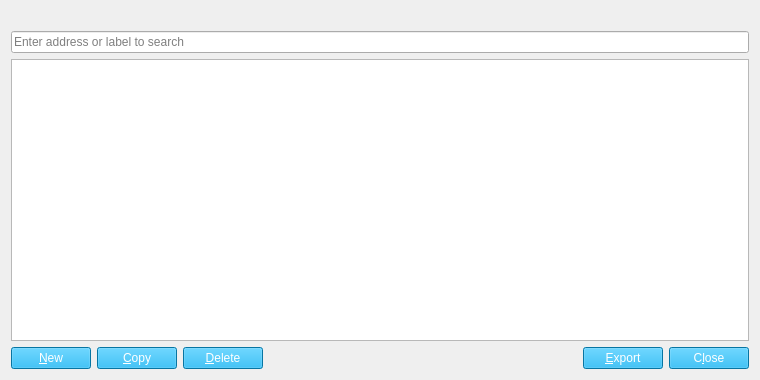
<?xml version="1.0" encoding="UTF-8"?>
<ui version="4.0">
 <class>AddressBookPage</class>
 <widget class="QWidget" name="AddressBookPage">
  <property name="geometry">
   <rect>
    <x>0</x>
    <y>0</y>
    <width>760</width>
    <height>380</height>
   </rect>
  </property>
  <layout class="QVBoxLayout" name="verticalLayout">
   <item>
    <widget class="QLabel" name="labelExplanation">
     <property name="textFormat">
      <enum>Qt::PlainText</enum>
     </property>
     <property name="wordWrap">
      <bool>true</bool>
     </property>
    </widget>
   </item>
   <item>
    <widget class="QLineEdit" name="searchLineEdit">
     <property name="placeholderText">
      <string>Enter address or label to search</string>
     </property>
    </widget>
   </item>
   <item>
    <widget class="QTableView" name="tableView">
     <property name="contextMenuPolicy">
      <enum>Qt::CustomContextMenu</enum>
     </property>
     <property name="toolTip">
      <string>Right-click to edit address or label</string>
     </property>
     <property name="tabKeyNavigation">
      <bool>false</bool>
     </property>
     <property name="alternatingRowColors">
      <bool>true</bool>
     </property>
     <property name="selectionMode">
      <enum>QAbstractItemView::SingleSelection</enum>
     </property>
     <property name="selectionBehavior">
      <enum>QAbstractItemView::SelectRows</enum>
     </property>
     <property name="sortingEnabled">
      <bool>true</bool>
     </property>
     <attribute name="verticalHeaderVisible">
      <bool>false</bool>
     </attribute>
    </widget>
   </item>
   <item>
    <layout class="QHBoxLayout" name="horizontalLayout">
     <item>
      <widget class="QPushButton" name="newAddress">
       <property name="styleSheet">
        <string notr="true">background-color: rgb(10, 164, 227);color: #ffffff</string>
       </property>
       <property name="toolTip">
        <string>Create a new address</string>
       </property>
       <property name="text">
        <string>&amp;New</string>
       </property>
       <property name="icon">
        <iconset resource="../cicoin.qrc">
         <normaloff>:/icons/add</normaloff>:/icons/add</iconset>
       </property>
       <property name="autoDefault">
        <bool>false</bool>
       </property>
      </widget>
     </item>
     <item>
      <widget class="QPushButton" name="copyAddress">
       <property name="styleSheet">
        <string notr="true">background-color: rgb(10, 164, 227);color: #ffffff</string>
       </property>
       <property name="toolTip">
        <string>Copy the currently selected address to the system clipboard</string>
       </property>
       <property name="text">
        <string>&amp;Copy</string>
       </property>
       <property name="icon">
        <iconset resource="../cicoin.qrc">
         <normaloff>:/icons/editcopy</normaloff>:/icons/editcopy</iconset>
       </property>
       <property name="autoDefault">
        <bool>false</bool>
       </property>
      </widget>
     </item>
     <item>
      <widget class="QPushButton" name="deleteAddress">
       <property name="styleSheet">
        <string notr="true">background-color: rgb(10, 164, 227);color: #ffffff</string>
       </property>
       <property name="toolTip">
        <string>Delete the currently selected address from the list</string>
       </property>
       <property name="text">
        <string>&amp;Delete</string>
       </property>
       <property name="icon">
        <iconset resource="../cicoin.qrc">
         <normaloff>:/icons/remove</normaloff>:/icons/remove</iconset>
       </property>
       <property name="autoDefault">
        <bool>false</bool>
       </property>
      </widget>
     </item>
     <item>
      <spacer name="horizontalSpacer">
       <property name="orientation">
        <enum>Qt::Horizontal</enum>
       </property>
       <property name="sizeHint" stdset="0">
        <size>
         <width>40</width>
         <height>20</height>
        </size>
       </property>
      </spacer>
     </item>
     <item>
      <widget class="QPushButton" name="exportButton">
       <property name="styleSheet">
        <string notr="true">background-color: rgb(10, 164, 227);color: #ffffff</string>
       </property>
       <property name="toolTip">
        <string>Export the data in the current tab to a file</string>
       </property>
       <property name="text">
        <string>&amp;Export</string>
       </property>
       <property name="icon">
        <iconset resource="../cicoin.qrc">
         <normaloff>:/icons/export</normaloff>:/icons/export</iconset>
       </property>
       <property name="autoDefault">
        <bool>false</bool>
       </property>
      </widget>
     </item>
     <item>
      <widget class="QPushButton" name="closeButton">
       <property name="styleSheet">
        <string notr="true">background-color: rgb(10, 164, 227);color: #ffffff</string>
       </property>
       <property name="sizePolicy">
        <sizepolicy hsizetype="Minimum" vsizetype="Minimum">
         <horstretch>0</horstretch>
         <verstretch>0</verstretch>
        </sizepolicy>
       </property>
       <property name="text">
        <string>C&amp;lose</string>
       </property>
       <property name="autoDefault">
        <bool>false</bool>
       </property>
      </widget>
     </item>
    </layout>
   </item>
  </layout>
 </widget>
 <resources>
  <include location="../cicoin.qrc"/>
 </resources>
 <connections/>
</ui>
